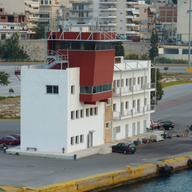
%> input picture 1A/Proba/TP3/sources_TP3_proba/Images/Piree.png, 192 x 192 px
$ octave exercice_1.m   (GNU Octave 9; MATLAB toolbox functions it lacks are replaced by stand-ins)
%> lines starting %> are read from the running program, lines starting %| are printed output that depends on the picture; in (x1, y1, x2, y2) boxes, pixels count from 0 and x2, y2 are one past the last pixel; in counts of white or black regions, pixels touching at a corner belong together; the program's own positions count from 1
### 1A/Proba/TP3/sources_TP3_proba/ensemble_E_recursif.m
% Fonction ensemble_E_recursif (exercie_1.m)

function [E, contour, G_somme] = ensemble_E_recursif(E, contour, G_somme, i, j, voisins, G_x, G_y, card_max, cos_alpha)
    contour(i, j) = 0;
    k = 1;
    nb_voisin = 8;

    while (k <= nb_voisin) && (size(E, 1) < card_max)

        % prendre voisin de k
        i_voisin = i + voisins(k, 1);
        j_voisin = j + voisins(k, 2);
        k = k + 1;

        [Ajoutable, G_voisin] = ajoutable(contour, i_voisin, j_voisin, G_x, G_y, G_somme, cos_alpha);

        if Ajoutable
            E = [E; i, j];
            G_somme = G_somme + G_voisin;
            [E, contour, G_somme] = ensemble_E_recursif(E, contour, G_somme, i_voisin, j_voisin, voisins, G_x, G_y, card_max, cos_alpha);
        end

    end

end

% [14 lines left out: function ajoutable, not called in this run]

### 1A/Proba/TP3/sources_TP3_proba/exercice_1.m
clear;
close all;
clc;

taille_ecran = get(0, 'ScreenSize');
L = taille_ecran(3);
H = taille_ecran(4);

% Parametres :
set(0, 'RecursionLimit', 1000); % Pour eviter les erreurs a l'execution
alpha = pi / 8; % Seuil sur l'orientation du gradient (en radians)
cos_alpha = cos(alpha);
seuil_norme = 2 / sin(alpha); % Seuil sur la norme du gradient (decoule d'une etude theorique)

% Lecture de l'image :
I = imread('Images/Piree.png');
%> I is the input picture: size 192x192x3 uint8; mean R, G, B 126.3, 125.9, 121.1
% I = imread('Images/chaises.png');
% I = imread('Images/Morlaix.png');
if (ndims(I) == 3)
    I = rgb2gray(I);
%> I: size 192x192 uint8
end

I = imresize(I, 0.8); % Permet de limiter l'effet de crenelage
%> I: size 154x154 uint8
[nb_lignes, nb_colonnes] = size(I);
%> nb_lignes = 154; nb_colonnes = 154

% Parametres :
diagonale = floor(sqrt(nb_lignes ^ 2 + nb_colonnes ^ 2));
%> diagonale = 217
card_max = floor(diagonale / 2); % Cardinal max d'un ensemble E
%> card_max = 108
card_min = floor(card_max / 20); % Cardinal min d'un ensemble E
%> card_min = 5

% Gradient du niveau de gris (x vers la droite, y vers le bas) :
I = double(I);
%> I: size 154x154 double
[G_x, G_y] = gradient(I);
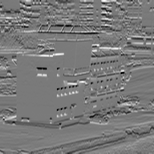
%> G_y: size 154x154 double; min -81, max 88, mean -0.3; drawn with min black and max white
G_norme = sqrt(G_x .^ 2 + G_y .^ 2);
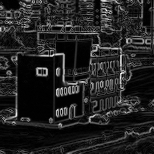
%> G_norme: size 154x154 double; min 0, max 99.33, mean 13.7; drawn with min black and max white

% Affichage de l'image :
figure('Name', 'Ensembles candidats', 'Position', [0.1 * L, 0.1 * H, 0.8 * L, 0.65 * H]);
subplot(1, 3, 1)
imagesc(G_norme)
axis image off
colormap jet
title('Norme des gradients', 'FontSize', 30)

% Selection des pixels de contour :
contour = (G_norme > seuil_norme);
%> contour: size 154x154 logical; 61.6% white; 599 black regions (554 under 20 px), largest, box (x1, y1, x2, y2) and area: (18, 54, 53, 124) 2090, (0, 122, 128, 150) 1742, (122, 68, 154, 109) 681

% Pas de pixel de contour sur le bord de l'image (traitement simplifie !) :
contour([1, nb_lignes], :) = 0;
contour(:, [1, nb_colonnes]) = 0;
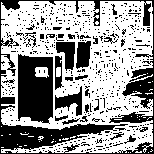
%> contour: size 154x154 logical; 59.8% white; 543 black regions (513 under 20 px), largest, box (x1, y1, x2, y2) and area: (0, 0, 154, 154) 4317, (18, 54, 53, 124) 2090, (55, 86, 82, 116) 369

% Affichage d'une petite fleche sur les pixels de contour :
[i, j] = find(contour);
%> i = 14173 values from 2 to 153; j = 14173 values from 2 to 153
subplot(1, 3, 2)
imagesc(I)
axis image off;
colormap gray
hold on
quiver(j, i, G_x(contour), G_y(contour), 'r') % Attention : x = j et y = i
title('Pixels de contour', 'FontSize', 30)

% Boucle de traitement des pixels de contour :
% Positions relatives des 8 plus proches voisins
voisins = [-1 -1; -1 0; -1 1; ...
               0 -1; 0 1; ...
               1 -1; 1 0; 1 1];
liste_E = [];

% Initialisation du 3eme affichage
subplot(1, 3, 3);
imagesc(I * 0);
axis image off;
title('Traitement en cours ...', 'FontSize', 30);
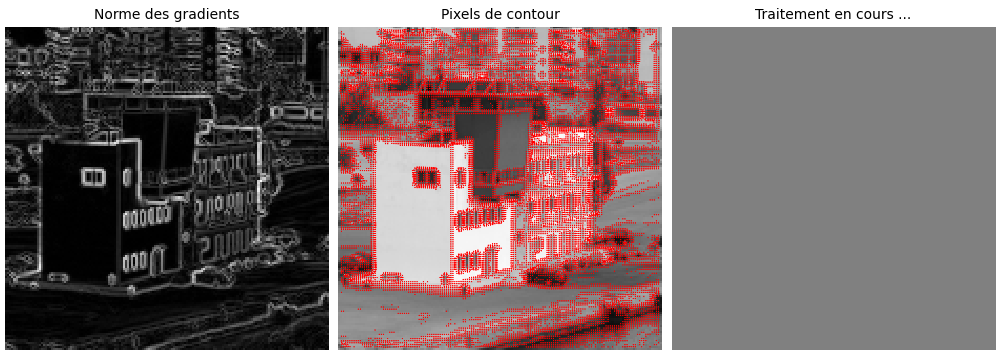
%> figure redrawn from the program's plot data, 3 panels
drawnow;

while any(contour(:))

    % Pixel de contour dont la norme du gradient est la plus elevee = "germe" :
    G_norme_seuillee = G_norme .* contour;

    [~, j_germe] = max(max(G_norme_seuillee));
    [~, i_germe] = max(G_norme_seuillee(:, j_germe));

    % Remarque :
    % les coordonnees des pixels seront a mettre les uns en dessous des autres
    E = [i_germe, j_germe];

    % Initialisation de la somme des gradients de E avec le germe :
    G_somme = [G_x(i_germe, j_germe), G_y(i_germe, j_germe)];

    % Construction recursive de l'ensemble E :
    [E, contour] = ensemble_E_recursif(E, contour, G_somme, i_germe, j_germe, ...
        voisins, G_x, G_y, card_max, cos_alpha);

    % Ajout de l'ensemble E a la liste d'ensembles E, si son cardinal est superieur a card_min :
    if (size(E, 1) >= card_min)
        liste_E = [liste_E; {E}]; % Concatenation d'une cellule {E} a liste_E
    end

end
%> this loop made 3885 passes
%> (j_germe, i_germe, E, G_somme) on passes 2 to 11: (107, 11, [11 107; 11 107; 10 106; 9 107; 10 107; 11 106], [78 -56.5]), (121, 78, [78 121], [-94.5 1]), (17, 115, [115 17], [93 3.5]), (58, 90, [90 58], [-49 -76]), (17, 116, [116 17], [88.5 18]), (62, 89, [89 62], [-37 -81]), (53, 56, [56 53], [58 67.5]), (57, 55, [55 57], [7 85.5]), (121, 63, [63 121], [-82.5 0.5]), (122, 56, [56 122; 56 122], [-68.5 -44])
%> (j_germe, i_germe, G_somme, liste_E) on pass 1: (122, 74, [-57.5 -81], {[74 122; 74 122; 74 122; 73 123; 73 122; 74 123]})
%> contour: size 154x154 logical; every value is 0
%> after the loop, liste_E = 595 items

% Initialisation de la matrice contenant des valeurs differentes pour chaque E :
etiquette = zeros(size(I));

for k = 1:length(liste_E)

    % Passage en indices lineaires pour remplir la matrice "etiquette" :
    E = liste_E{k};
    indices_E = sub2ind(size(I), E(:, 1), E(:, 2));
    etiquette(indices_E) = k;

end
%> this loop made 595 passes
%> (E, indices_E) on passes 1, 2, 12: ([74 122; 74 122; 74 122; 73 123; 73 122; 74 123], [18708; 18708; 18708; 18861; 18707; 18862]), ([11 107; 11 107; 10 106; 9 107; 10 107; 11 106], [16335; 16335; 16180; 16333; 16334; 16181]), ([23 9; 23 9; 22 9; 22 9; 23 10], [1255; 1255; 1254; 1254; 1409])
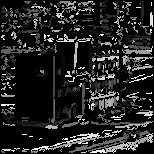
%> etiquette: size 154x154 double; min 0, max 595, mean 82.9; drawn with min black and max white

% Affichage des ensembles E :
% (la fonction label2rgb donne a chaque ensemble E une couleur differente)
I_resultat = label2rgb(etiquette, 'parula', [0.5, 0.5, 0.5]);
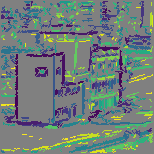
%> I_resultat: size 154x154x3 uint8; mean R, G, B 111.8, 126.3, 123.2
subplot(1, 3, 3);
imagesc(I_resultat);
axis image off;
title('Ensembles candidats', 'FontSize', 30);
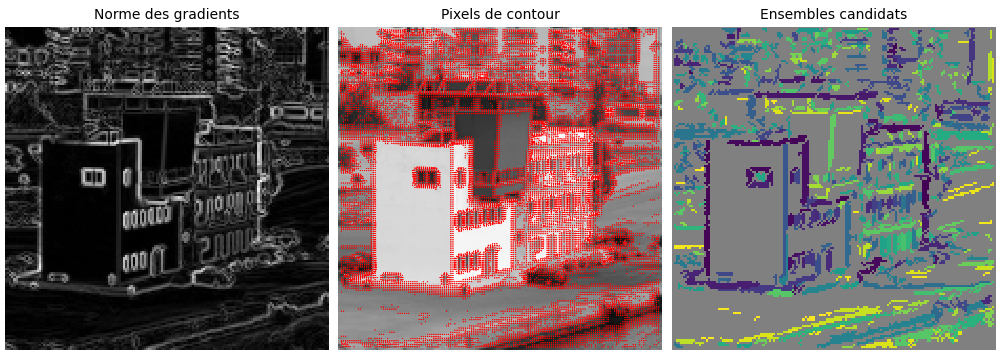
%> figure redrawn from the program's plot data, 3 panels

save exercice_1;
